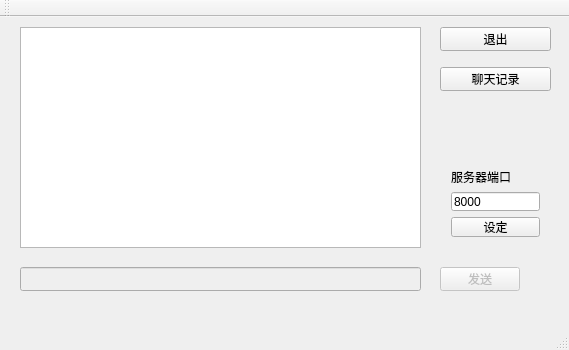
<?xml version="1.0" encoding="UTF-8"?>
<ui version="4.0">
 <class>MainWindow</class>
 <widget class="QMainWindow" name="MainWindow">
  <property name="geometry">
   <rect>
    <x>0</x>
    <y>0</y>
    <width>569</width>
    <height>350</height>
   </rect>
  </property>
  <property name="windowTitle">
   <string>Server</string>
  </property>
  <widget class="QWidget" name="centralWidget">
   <widget class="QTextBrowser" name="msgBrowser">
    <property name="geometry">
     <rect>
      <x>20</x>
      <y>10</y>
      <width>401</width>
      <height>221</height>
     </rect>
    </property>
   </widget>
   <widget class="QPushButton" name="exitButton">
    <property name="geometry">
     <rect>
      <x>440</x>
      <y>10</y>
      <width>111</width>
      <height>24</height>
     </rect>
    </property>
    <property name="text">
     <string>退出</string>
    </property>
   </widget>
   <widget class="QWidget" name="verticalLayoutWidget">
    <property name="geometry">
     <rect>
      <x>440</x>
      <y>140</y>
      <width>111</width>
      <height>91</height>
     </rect>
    </property>
    <layout class="QVBoxLayout" name="settingLayout">
     <item>
      <widget class="QLabel" name="serverPortlabel">
       <property name="text">
        <string>服务器端口</string>
       </property>
      </widget>
     </item>
     <item>
      <widget class="QLineEdit" name="serverPortEdit">
       <property name="text">
        <string>8000</string>
       </property>
      </widget>
     </item>
     <item>
      <widget class="QPushButton" name="serverPortButton">
       <property name="text">
        <string>设定</string>
       </property>
      </widget>
     </item>
    </layout>
   </widget>
   <widget class="QLineEdit" name="msgEdit">
    <property name="enabled">
     <bool>false</bool>
    </property>
    <property name="geometry">
     <rect>
      <x>20</x>
      <y>250</y>
      <width>401</width>
      <height>24</height>
     </rect>
    </property>
   </widget>
   <widget class="QPushButton" name="sendButton">
    <property name="enabled">
     <bool>false</bool>
    </property>
    <property name="geometry">
     <rect>
      <x>440</x>
      <y>250</y>
      <width>80</width>
      <height>24</height>
     </rect>
    </property>
    <property name="text">
     <string>发送</string>
    </property>
   </widget>
   <widget class="QPushButton" name="chatRecordButton">
    <property name="geometry">
     <rect>
      <x>440</x>
      <y>50</y>
      <width>111</width>
      <height>24</height>
     </rect>
    </property>
    <property name="text">
     <string>聊天记录</string>
    </property>
   </widget>
  </widget>
  <widget class="QMenuBar" name="menuBar">
   <property name="geometry">
    <rect>
     <x>0</x>
     <y>0</y>
     <width>569</width>
     <height>21</height>
    </rect>
   </property>
  </widget>
  <widget class="QToolBar" name="mainToolBar">
   <attribute name="toolBarArea">
    <enum>TopToolBarArea</enum>
   </attribute>
   <attribute name="toolBarBreak">
    <bool>false</bool>
   </attribute>
  </widget>
  <widget class="QStatusBar" name="statusBar"/>
 </widget>
 <layoutdefault spacing="6" margin="11"/>
 <resources/>
 <connections/>
</ui>
